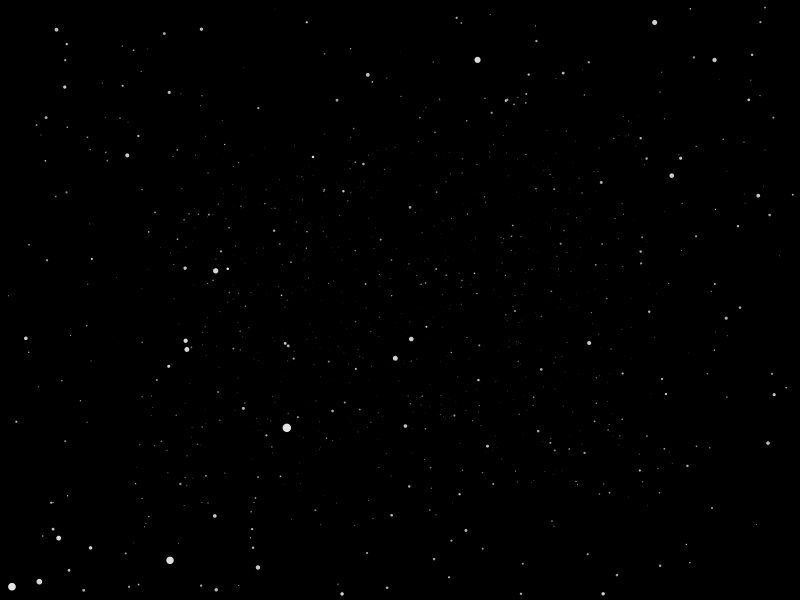
Frame 1 (no input)
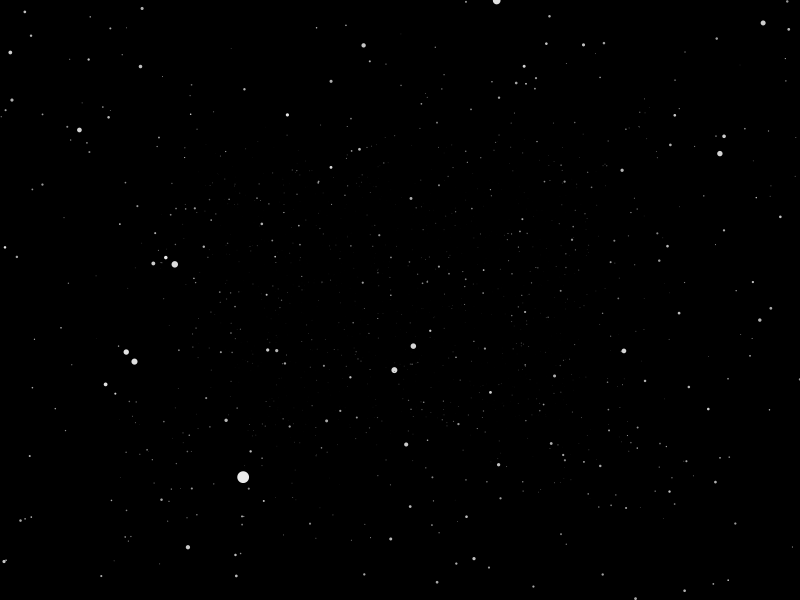
Frame 60 (the mouse pressed at the canvas centre just before this capture)
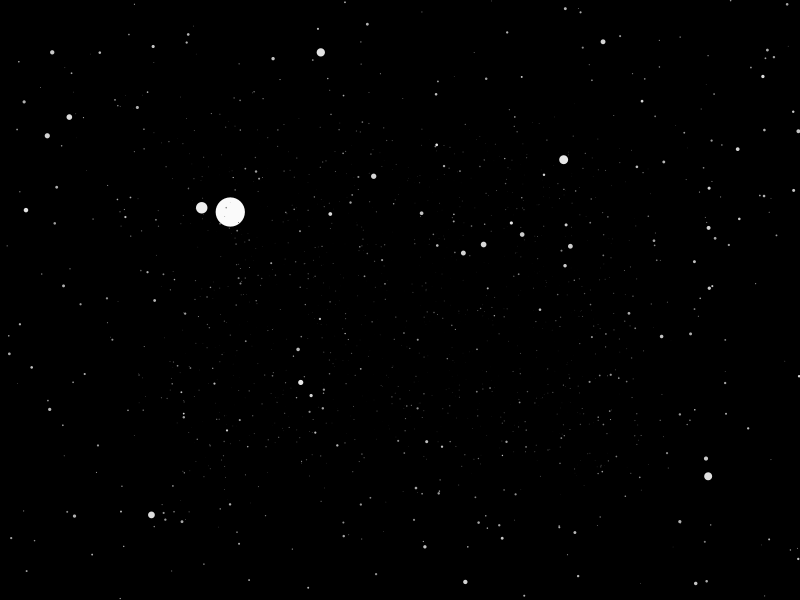
Frame 120 (the mouse held since frame 60 and released just before this capture)

The Processing sketch that drew these frames (run headless with seeded random() and noise(); from frame 60 on, the mouse is pressed at the canvas centre):

// Processing sketch: Starfield
// ── Starfield.pde
// Starfield Simulation
//
// A simple star field animation based on the information from 
// http://freespace.virgin.net/hugo.elias/graphics/x_stars.htm.
//
// Press mouse button to speed up!
//
// Created 2011 by Martin Höller
// http://www.openprocessing.org/sketch/26514

final int NumStars = 1500;

Star[] stars;

void setup()
{
  size(800, 600);
  background(0);
  noStroke();
  smooth();
  colorMode(HSB);
  textSize(32);
  frameRate(30);
  
  // create stars  
  stars = new Star[NumStars];
  
  for(int index = 0; index < NumStars; index++)
  {
    stars[index] = new Star();
  }
}


void draw()
{
  background(0);
  
  
  for(int index = 0; index < NumStars; index++)
  {
    stars[index].update();
    stars[index].display();
  }
}

// ── Star.pde
// Created by Martin Höller

class Star
{
  float x;
  float y;
  float z;
  float velocity;
  float star_size;
  
  float screen_x;
  float screen_y;
  float screen_diameter;
  
  float old_screen_x;
  float old_screen_y;
  
  
  // Constructor  
  Star()
  {    
    randomizePosition(true);
  }
  
  void randomizePosition(boolean randomizeZ)
  {
    x = random(-width * 2, width * 2);
    y = random(-height * 2, height * 2);
    
    if(randomizeZ)
      z = random(100, 1000);
    else
      z = 1000;
      
    velocity = 0.5; //random(0.5, 5);
    star_size = random(2, 10);
  }
  
  void update()
  {
    
    if(mousePressed)
      z -= velocity * 10;
    else
      z -= velocity;
    
    screen_x = x / z * 100 + width/2;
    screen_y = y / z * 100 + height/2;
    screen_diameter = star_size / z * 100;
    
    if(screen_x < 0 || screen_x > width || screen_y < 0 || screen_y > height || z < 1)
    {
      randomizePosition(false);
    }
  }
  
  void display()
  {
    float star_color = 255 - z * 255 / 1000;
    fill(star_color);
    ellipse(screen_x, screen_y, screen_diameter, screen_diameter);   
  }
}
